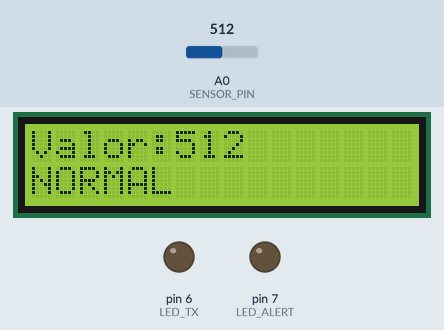
Recording of a sketch running on a simulated Arduino Uno, built with avr-gcc and run on an emulated ATmega328P. Parts: 16×2 character LCD, output pins drawn as LEDs (lit = HIGH). The test bench sets the inputs (shaded band); at power-on: A0 (SENSOR_PIN) = 512. What the sketch prints to the serial monitor is not drawn.

Above: at 1.1 s.
1.2 s: A0 (SENSOR_PIN) set to 790
At 2.2 s:
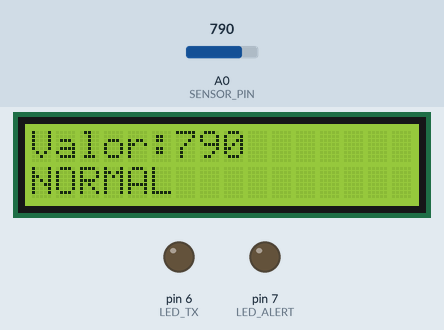
2.8 s: A0 (SENSOR_PIN) set to 818
At 4.3 s:
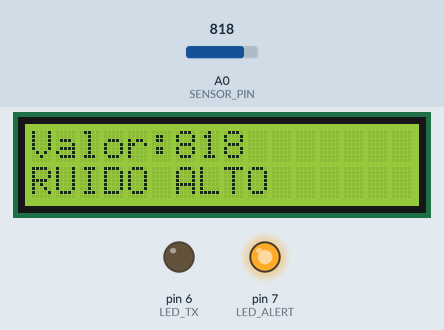
4.6 s: A0 (SENSOR_PIN) set to 716
At 5.8 s:
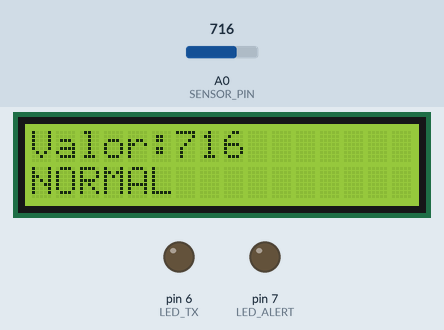
6.5 s: A0 (SENSOR_PIN) set to 810
At 7.3 s:
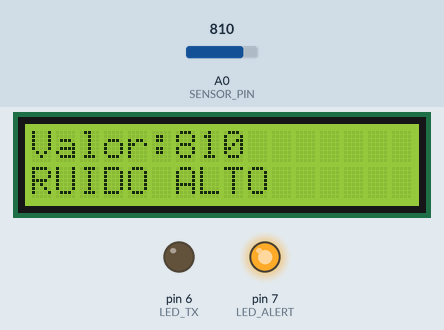
Timing chart, 0 to 9.2 s (numbered marks = the images above; inputs shaded):
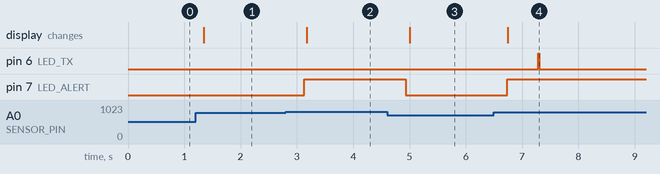

Measured:
- the behaviour switches between 800 and 801 on A0 (SENSOR_PIN) (found by bisection; images 1 and 2)
- after the input at 1.2 s, the display: changes after 0.15 s (image 1)
- after the input at 2.8 s, pin 7 (LED_ALERT): LOW → HIGH after 0.33 s; the display: changes after 0.38 s (image 2)
- after the input at 4.6 s, pin 7 (LED_ALERT): HIGH → LOW after 0.33 s; the display: changes after 0.41 s (image 3)
- after the input at 6.5 s, pin 6 (LED_TX): LOW → HIGH after 0.79 s, → LOW 0.01 s later; pin 7 (LED_ALERT): LOW → HIGH after 0.24 s; the display: changes after 0.24 s (image 4)

The sketch:

APE10.ino
```cpp
#include <Arduino_FreeRTOS.h>
#include <queue.h>
#include <LiquidCrystal.h>

// LCD: RS, E, D4, D5, D6, D7
LiquidCrystal lcd(12, 11, 5, 4, 3, 2);

const int SENSOR_PIN = A0;
const int LED_TX = 6;
const int LED_ALERT = 7;

const int UMBRAL_RUIDO = 800;

struct SensorData {
  int valor;
  unsigned long tiempo;
};

QueueHandle_t rawQueue;
QueueHandle_t eventQueue;

//-------------------------
// TAREA ADQUISICION
//-------------------------
void tareaAdquisicion(void *pvParameters) {

  SensorData dato;

  for (;;) {

    dato.valor = analogRead(SENSOR_PIN);
    dato.tiempo = millis();

    xQueueSend(rawQueue, &dato, 0);

    Serial.print("[T1] Captura: ");
    Serial.println(dato.valor);

    vTaskDelay(pdMS_TO_TICKS(300));
  }
}

//-------------------------
// TAREA PROCESAMIENTO
//-------------------------
void tareaProcesamiento(void *pvParameters) {

  SensorData dato;

  for (;;) {

    if (xQueueReceive(rawQueue, &dato, 0) == pdTRUE) {

      if (dato.valor > UMBRAL_RUIDO) {

        digitalWrite(LED_ALERT, HIGH);
        Serial.println("*** EVENTO CRITICO ***");

      } else {

        digitalWrite(LED_ALERT, LOW);
      }

      xQueueSend(eventQueue, &dato, 0);
    }

    vTaskDelay(pdMS_TO_TICKS(100));
  }
}

//-------------------------
// TAREA COMUNICACION
//-------------------------
void tareaComunicacion(void *pvParameters) {

  SensorData dato;

  for (;;) {

    if (xQueueReceive(eventQueue, &dato, 0) == pdTRUE) {

      unsigned long latencia =
        millis() - dato.tiempo;

      digitalWrite(LED_TX, HIGH);

      Serial.print("[T3] TELEMETRIA -> ");
      Serial.println(dato.valor);

      Serial.print("Latencia: ");
      Serial.print(latencia);
      Serial.println(" ms");

      lcd.setCursor(0, 0);
      lcd.print("Valor:");
      lcd.print(dato.valor);
      lcd.print("    ");

      lcd.setCursor(0, 1);

      if (dato.valor > UMBRAL_RUIDO) {
        lcd.print("RUIDO ALTO    ");
      } else {
        lcd.print("NORMAL        ");
      }

      digitalWrite(LED_TX, LOW);
    }

    vTaskDelay(pdMS_TO_TICKS(100));
  }
}

void setup() {

  Serial.begin(9600);

  pinMode(LED_TX, OUTPUT);
  pinMode(LED_ALERT, OUTPUT);

  lcd.begin(16, 2);

  lcd.setCursor(0, 0);
  lcd.print("Sistema RTOS");

  rawQueue = xQueueCreate(20, sizeof(SensorData));
  eventQueue = xQueueCreate(20, sizeof(SensorData));

  xTaskCreate(
    tareaAdquisicion,
    "Adquisicion",
    128,
    NULL,
    3,
    NULL);

  xTaskCreate(
    tareaProcesamiento,
    "Procesamiento",
    128,
    NULL,
    2,
    NULL);

  xTaskCreate(
    tareaComunicacion,
    "Comunicacion",
    256,
    NULL,
    1,
    NULL);

  vTaskStartScheduler();
}

void loop() {
}
```
